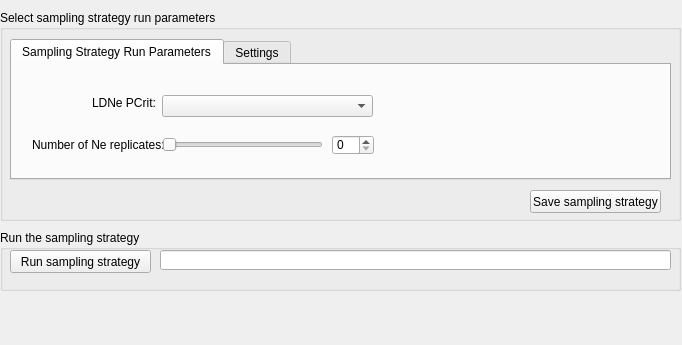
      <widget class="QWidget" name="page_9">
       <property name="geometry">
        <rect>
         <x>0</x>
         <y>0</y>
         <width>682</width>
         <height>345</height>
        </rect>
       </property>
       <attribute name="label">
        <string>Step 6 - Run / re-run sampling strategy</string>
       </attribute>
       <widget class="QGroupBox" name="groupBox_31">
        <property name="geometry">
         <rect>
          <x>0</x>
          <y>10</y>
          <width>681</width>
          <height>211</height>
         </rect>
        </property>
        <property name="title">
         <string>Select sampling strategy run parameters</string>
        </property>
        <widget class="QPushButton" name="pushButton_10">
         <property name="geometry">
          <rect>
           <x>530</x>
           <y>180</y>
           <width>131</width>
           <height>23</height>
          </rect>
         </property>
         <property name="text">
          <string>Save sampling strategy</string>
         </property>
        </widget>
        <widget class="QTabWidget" name="tabWidget_5">
         <property name="geometry">
          <rect>
           <x>10</x>
           <y>29</y>
           <width>661</width>
           <height>141</height>
          </rect>
         </property>
         <property name="currentIndex">
          <number>0</number>
         </property>
         <widget class="QWidget" name="tab_10">
          <attribute name="title">
           <string>Sampling Strategy Run Parameters</string>
          </attribute>
          <widget class="QSpinBox" name="spinBox_46">
           <property name="geometry">
            <rect>
             <x>320</x>
             <y>70</y>
             <width>42</width>
             <height>20</height>
            </rect>
           </property>
          </widget>
          <widget class="QLabel" name="label_28">
           <property name="geometry">
            <rect>
             <x>80</x>
             <y>30</y>
             <width>71</width>
             <height>16</height>
            </rect>
           </property>
           <property name="text">
            <string>LDNe PCrit:</string>
           </property>
          </widget>
          <widget class="QComboBox" name="comboBox_13">
           <property name="geometry">
            <rect>
             <x>150</x>
             <y>30</y>
             <width>211</width>
             <height>22</height>
            </rect>
           </property>
          </widget>
          <widget class="QLabel" name="label_67">
           <property name="geometry">
            <rect>
             <x>20</x>
             <y>70</y>
             <width>156</width>
             <height>19</height>
            </rect>
           </property>
           <property name="text">
            <string>Number of Ne replicates:</string>
           </property>
          </widget>
          <widget class="QSlider" name="horizontalSlider_54">
           <property name="geometry">
            <rect>
             <x>150</x>
             <y>70</y>
             <width>161</width>
             <height>19</height>
            </rect>
           </property>
           <property name="orientation">
            <enum>Qt::Horizontal</enum>
           </property>
          </widget>
         </widget>
         <widget class="QWidget" name="tab_11">
          <attribute name="title">
           <string>Settings</string>
          </attribute>
         </widget>
        </widget>
       </widget>
       <widget class="QGroupBox" name="groupBox_9">
        <property name="geometry">
         <rect>
          <x>0</x>
          <y>230</y>
          <width>681</width>
          <height>61</height>
         </rect>
        </property>
        <property name="title">
         <string>Run the sampling strategy</string>
        </property>
        <widget class="QPushButton" name="pushButton_12">
         <property name="geometry">
          <rect>
           <x>10</x>
           <y>20</y>
           <width>141</width>
           <height>23</height>
          </rect>
         </property>
         <property name="text">
          <string>Run sampling strategy</string>
         </property>
        </widget>
        <widget class="QLineEdit" name="lineEdit_15">
         <property name="geometry">
          <rect>
           <x>160</x>
           <y>20</y>
           <width>511</width>
           <height>20</height>
          </rect>
         </property>
        </widget>
       </widget>
      </widget>
